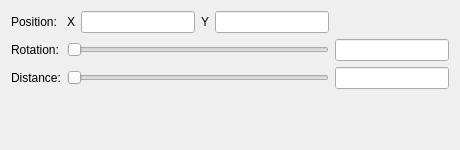
<?xml version="1.0" encoding="UTF-8"?>
<ui version="4.0">
 <class>GeometryPropertiesWidget</class>
 <widget class="QWidget" name="GeometryPropertiesWidget">
  <property name="geometry">
   <rect>
    <x>0</x>
    <y>0</y>
    <width>460</width>
    <height>150</height>
   </rect>
  </property>
  <property name="sizePolicy">
   <sizepolicy hsizetype="Preferred" vsizetype="Preferred">
    <horstretch>0</horstretch>
    <verstretch>0</verstretch>
   </sizepolicy>
  </property>
  <property name="windowTitle">
   <string>Form</string>
  </property>
  <layout class="QGridLayout" name="gridLayout_2">
   <item row="0" column="0">
    <layout class="QGridLayout" name="gridLayout">
     <item row="0" column="0">
      <widget class="QLabel" name="label_3">
       <property name="text">
        <string>Position:</string>
       </property>
      </widget>
     </item>
     <item row="0" column="1">
      <widget class="QLabel" name="label_4">
       <property name="text">
        <string>X</string>
       </property>
      </widget>
     </item>
     <item row="0" column="2">
      <widget class="QLineEdit" name="positionXLineEdit">
       <property name="minimumSize">
        <size>
         <width>30</width>
         <height>0</height>
        </size>
       </property>
      </widget>
     </item>
     <item row="0" column="3">
      <widget class="QLabel" name="label_5">
       <property name="text">
        <string>Y</string>
       </property>
      </widget>
     </item>
     <item row="0" column="4">
      <widget class="QLineEdit" name="positionYLineEdit">
       <property name="minimumSize">
        <size>
         <width>30</width>
         <height>0</height>
        </size>
       </property>
       <property name="text">
        <string/>
       </property>
      </widget>
     </item>
     <item row="1" column="0">
      <widget class="QLabel" name="label_7">
       <property name="text">
        <string>Rotation:</string>
       </property>
      </widget>
     </item>
     <item row="1" column="1" colspan="4">
      <widget class="QSlider" name="rotationSlider">
       <property name="minimumSize">
        <size>
         <width>180</width>
         <height>0</height>
        </size>
       </property>
       <property name="maximum">
        <number>360</number>
       </property>
       <property name="orientation">
        <enum>Qt::Horizontal</enum>
       </property>
      </widget>
     </item>
     <item row="1" column="5">
      <widget class="QLineEdit" name="rotationLineEdit">
       <property name="minimumSize">
        <size>
         <width>30</width>
         <height>0</height>
        </size>
       </property>
      </widget>
     </item>
     <item row="2" column="0">
      <widget class="QLabel" name="label_6">
       <property name="text">
        <string>Distance:</string>
       </property>
      </widget>
     </item>
     <item row="2" column="1" colspan="4">
      <widget class="QSlider" name="distanceSlider">
       <property name="maximum">
        <number>360</number>
       </property>
       <property name="orientation">
        <enum>Qt::Horizontal</enum>
       </property>
      </widget>
     </item>
     <item row="2" column="5">
      <widget class="QLineEdit" name="distanceLineEdit">
       <property name="minimumSize">
        <size>
         <width>30</width>
         <height>0</height>
        </size>
       </property>
      </widget>
     </item>
    </layout>
   </item>
   <item row="1" column="0">
    <spacer name="verticalSpacer">
     <property name="orientation">
      <enum>Qt::Vertical</enum>
     </property>
     <property name="sizeHint" stdset="0">
      <size>
       <width>20</width>
       <height>0</height>
      </size>
     </property>
    </spacer>
   </item>
  </layout>
 </widget>
 <resources/>
 <connections/>
</ui>
